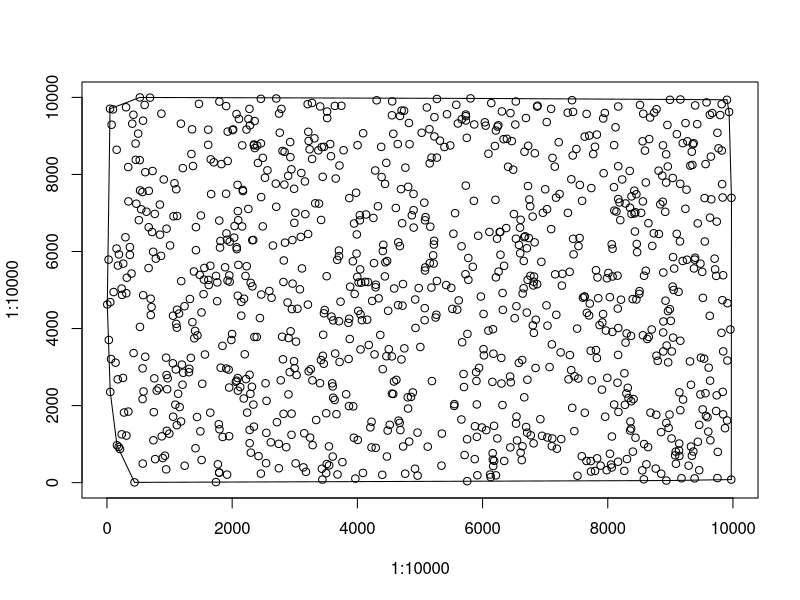

Reproduce this figure in R.
#! /usr/bin/env Rscript
png("convex.png", width=700, height=700)
plot(1:10000, 1:10000, type="n")

#points
points(5,4626)
points(26,5789)
points(30,3703)
points(49,9706)
points(52,2355)
points(53,4685)
points(65,3208)
points(74,9291)
points(96,9689)
points(106,4947)
points(137,3114)
points(153,6076)
points(155,8641)
points(160,970)
points(172,2681)
points(176,5635)
points(187,927)
points(191,5925)
points(207,872)
points(234,5036)
points(236,1254)
points(241,4874)
points(256,2718)
points(260,5685)
points(272,1820)
points(295,6370)
points(305,9744)
points(309,4917)
points(310,1221)
points(317,5320)
points(339,8192)
points(342,1844)
points(343,7301)
points(366,5912)
points(366,6114)
points(392,5427)
points(404,9318)
points(422,9550)
points(425,3363)
points(440,7)
points(457,8802)
points(460,8380)
points(469,7240)
points(498,9060)
points(509,6813)
points(523,8372)
points(525,9999)
points(527,4043)
points(529,7586)
points(547,7095)
points(567,7543)
points(569,2966)
points(569,2169)
points(572,494)
points(576,9396)
points(578,4866)
points(584,2367)
points(602,9804)
points(611,3268)
points(612,8059)
points(630,7033)
points(665,5570)
points(667,6630)
points(668,7573)
points(688,9994)
points(698,4774)
points(700,4350)
points(712,4558)
points(721,6506)
points(728,8090)
points(738,5993)
points(742,1099)
points(748,1829)
points(756,2707)
points(764,6976)
points(770,610)
points(780,5814)
points(795,2390)
points(826,2449)
points(845,7218)
points(847,6437)
points(864,5886)
points(869,9578)
points(875,1202)
points(891,638)
points(907,7870)
points(926,699)
points(944,3244)
points(946,345)
points(952,6592)
points(952,2794)
points(956,1345)
points(961,2425)
points(970,2708)
points(996,1271)
points(1008,6157)
points(1052,3098)
points(1055,4333)
points(1057,1711)
points(1063,6914)
points(1078,7771)
points(1092,2024)
points(1100,2938)
points(1106,4121)
points(1107,7616)
points(1116,4023)
points(1116,1492)
points(1119,4489)
points(1120,6922)
points(1137,2307)
points(1151,4389)
points(1161,1962)
points(1181,9318)
points(1183,1588)
points(1186,5230)
points(1197,3064)
points(1207,2543)
points(1212,8164)
points(1218,2852)
points(1239,4580)
points(1241,439)
points(1310,2866)
points(1315,2957)
points(1325,4768)
points(1340,3239)
points(1349,8531)
points(1359,9171)
points(1365,4166)
points(1374,8218)
points(1389,5482)
points(1395,3747)
points(1408,3939)
points(1414,893)
points(1421,6632)
points(1421,6034)
points(1439,1704)
points(1445,3823)
points(1469,9832)
points(1483,5392)
points(1492,1331)
points(1500,6935)
points(1510,4418)
points(1512,587)
points(1522,2566)
points(1543,4893)
points(1549,5270)
points(1556,5573)
points(1565,3326)
points(1617,9163)
points(1617,8769)
points(1620,5262)
points(1625,5130)
points(1650,1816)
points(1651,5630)
points(1658,8392)
points(1664,7490)
points(1706,8316)
points(1741,14)
points(1742,5367)
points(1760,4710)
points(1762,5198)
points(1772,476)
points(1786,1516)
points(1793,261)
points(1793,259)
points(1794,6803)
points(1796,9891)
points(1797,1385)
points(1806,6102)
points(1812,6272)
points(1816,2983)
points(1828,8269)
points(1845,3551)
points(1848,1185)
points(1887,5590)
points(1903,7499)
points(1904,9775)
points(1906,2963)
points(1909,6470)
points(1918,6305)
points(1919,208)
points(1926,5245)
points(1928,8350)
points(1929,9112)
points(1944,2933)
points(1951,1205)
points(1952,2469)
points(1954,5380)
points(1960,5216)
points(1961,6255)
points(1987,3702)
points(1999,3859)
points(2007,9151)
points(2016,9168)
points(2032,6360)
points(2039,6660)
points(2059,2620)
points(2069,9569)
points(2072,2646)
points(2072,6109)
points(2074,6061)
points(2086,7730)
points(2088,2715)
points(2090,4852)
points(2091,7049)
points(2092,2387)
points(2097,6812)
points(2099,5652)
points(2109,9440)
points(2129,2480)
points(2145,4334)
points(2146,4692)
points(2159,6651)
points(2161,8755)
points(2170,7599)
points(2172,7567)
points(2185,2183)
points(2189,4774)
points(2201,3332)
points(2213,5366)
points(2221,2688)
points(2229,9166)
points(2232,5618)
points(2239,1818)
points(2258,7105)
points(2260,9440)
points(2276,9702)
points(2278,2799)
points(2279,1024)
points(2279,1368)
points(2284,9274)
points(2291,2306)
points(2296,5185)
points(2299,778)
points(2315,2488)
points(2322,6293)
points(2323,5095)
points(2336,6300)
points(2339,2026)
points(2347,1453)
points(2347,8756)
points(2349,8778)
points(2355,3781)
points(2359,9387)
points(2362,8685)
points(2393,3781)
points(2399,8750)
points(2412,8299)
points(2421,688)
points(2443,4273)
points(2458,9963)
points(2459,8806)
points(2459,234)
points(2463,7413)
points(2465,4883)
points(2489,6652)
points(2490,8431)
points(2524,7915)
points(2533,2579)
points(2542,505)
points(2546,1293)
points(2549,2123)
points(2563,8107)
points(2593,4975)
points(2618,1046)
points(2629,4798)
points(2651,6155)
points(2697,7761)
points(2704,7161)
points(2704,9972)
points(2715,1569)
points(2745,1007)
points(2745,373)
points(2749,9579)
points(2760,9084)
points(2776,2656)
points(2787,9702)
points(2798,3788)
points(2804,8610)
points(2811,3201)
points(2819,5209)
points(2821,1785)
points(2825,5767)
points(2834,7737)
points(2837,8587)
points(2844,6229)
points(2864,920)
points(2885,4677)
points(2895,7964)
points(2899,2291)
points(2901,3753)
points(2919,2867)
points(2927,8841)
points(2930,8449)
points(2933,3929)
points(2946,8133)
points(2948,1241)
points(2949,1790)
points(2954,4504)
points(2962,6297)
points(2965,5166)
points(2988,3152)
points(2989,7628)
points(2993,6743)
points(2997,2969)
points(3010,7006)
points(3014,500)
points(3020,3660)
points(3029,2793)
points(3042,4514)
points(3082,5018)
points(3096,6379)
points(3104,8038)
points(3115,5561)
points(3138,396)
points(3152,1282)
points(3162,7818)
points(3168,6969)
points(3178,281)
points(3206,9825)
points(3210,4622)
points(3213,6454)
points(3216,9107)
points(3222,8870)
points(3222,2890)
points(3237,8653)
points(3245,1169)
points(3255,2946)
points(3275,9857)
points(3277,8402)
points(3282,2655)
points(3285,973)
points(3314,8938)
points(3327,7251)
points(3342,1625)
points(3376,8625)
points(3387,7243)
points(3403,2581)
points(3406,9766)
points(3419,3182)
points(3421,6819)
points(3431,8711)
points(3433,360)
points(3441,80)
points(3446,7939)
points(3448,3293)
points(3454,3839)
points(3463,3086)
points(3466,4395)
points(3467,8717)
points(3478,4481)
points(3501,245)
points(3503,1801)
points(3510,5359)
points(3512,483)
points(3516,9633)
points(3518,9463)
points(3546,941)
points(3549,448)
points(3565,8789)
points(3578,8474)
points(3586,4310)
points(3597,2578)
points(3606,2498)
points(3606,677)
points(3614,2203)
points(3614,4212)
points(3637,2146)
points(3640,9780)
points(3646,3351)
points(3654,7894)
points(3666,1777)
points(3678,5783)
points(3683,212)
points(3705,6025)
points(3706,4190)
points(3707,5880)
points(3714,8232)
points(3716,3133)
points(3731,4697)
points(3744,9782)
points(3761,533)
points(3780,8629)
points(3821,2294)
points(3857,4149)
points(3860,3210)
points(3866,1986)
points(3869,4254)
points(3871,7385)
points(3879,3729)
points(3885,5086)
points(3928,5746)
points(3934,1980)
points(3944,1166)
points(3948,6727)
points(3957,4899)
points(3968,105)
points(3980,7525)
points(3987,5946)
points(3991,6443)
points(3999,5341)
points(4003,8760)
points(4007,1107)
points(4014,4458)
points(4020,5197)
points(4040,6943)
points(4040,6809)
points(4045,5536)
points(4050,4369)
points(4050,3457)
points(4061,5191)
points(4072,4217)
points(4089,252)
points(4092,9070)
points(4124,5212)
points(4138,6961)
points(4157,4229)
points(4169,5205)
points(4182,3573)
points(4208,1434)
points(4226,1581)
points(4226,914)
points(4237,4716)
points(4256,6871)
points(4266,5698)
points(4274,3328)
points(4286,8103)
points(4291,5071)
points(4293,904)
points(4295,5137)
points(4308,9925)
points(4329,7174)
points(4340,4784)
points(4366,3834)
points(4381,8716)
points(4387,7933)
points(4398,203)
points(4405,2946)
points(4407,6011)
points(4414,6175)
points(4439,5354)
points(4442,7754)
points(4447,5720)
points(4462,8301)
points(4464,3281)
points(4472,678)
points(4475,5754)
points(4484,1351)
points(4492,4461)
points(4502,3464)
points(4517,1501)
points(4551,3277)
points(4552,9536)
points(4553,2311)
points(4556,9897)
points(4573,2301)
points(4574,9056)
points(4585,2625)
points(4588,5040)
points(4614,7130)
points(4623,2669)
points(4645,8788)
points(4651,4608)
points(4654,6239)
points(4659,1610)
points(4676,1552)
points(4679,6140)
points(4681,9518)
points(4687,1364)
points(4697,7619)
points(4704,3198)
points(4707,9659)
points(4715,6733)
points(4721,4594)
points(4729,5155)
points(4731,939)
points(4746,9654)
points(4750,3486)
points(4764,231)
points(4767,8177)
points(4805,2215)
points(4810,1924)
points(4812,7679)
points(4824,9336)
points(4828,1066)
points(4833,8786)
points(4857,2225)
points(4870,6940)
points(4886,2342)
points(4897,7495)
points(4898,7073)
points(4899,6621)
points(4921,361)
points(4924,4754)
points(4929,4016)
points(4961,1299)
points(4962,182)
points(4980,5050)
points(5006,3521)
points(5027,9082)
points(5069,7267)
points(5075,4217)
points(5076,4529)
points(5080,5506)
points(5080,6810)
points(5085,5587)
points(5089,6891)
points(5110,9739)
points(5124,934)
points(5151,9175)
points(5155,8288)
points(5157,5699)
points(5165,6644)
points(5183,5064)
points(5184,8436)
points(5191,2636)
points(5211,5901)
points(5218,5688)
points(5222,6181)
points(5226,6278)
points(5230,8987)
points(5231,9487)
points(5250,4286)
points(5262,4358)
points(5270,8437)
points(5271,9960)
points(5271,5235)
points(5319,8877)
points(5344,441)
points(5350,1273)
points(5391,8712)
points(5418,5129)
points(5432,9562)
points(5484,8753)
points(5500,5055)
points(5517,4510)
points(5534,6461)
points(5547,1991)
points(5549,2038)
points(5561,6995)
points(5580,9809)
points(5595,4490)
points(5606,9323)
points(5619,4731)
points(5662,1639)
points(5664,6135)
points(5668,9434)
points(5674,3643)
points(5696,2820)
points(5704,2481)
points(5713,717)
points(5727,5410)
points(5732,9555)
points(5732,7710)
points(5733,9512)
points(5734,9400)
points(5748,8951)
points(5753,1126)
points(5755,38)
points(5758,3860)
points(5772,5831)
points(5773,5264)
points(5807,9974)
points(5844,5603)
points(5861,7315)
points(5867,9298)
points(5875,610)
points(5879,1464)
points(5897,2868)
points(5902,2639)
points(5908,2030)
points(5909,1189)
points(5917,191)
points(5930,6409)
points(5944,2979)
points(5973,4831)
points(5990,1432)
points(6015,3464)
points(6016,4379)
points(6022,3303)
points(6036,9354)
points(6049,9267)
points(6059,1362)
points(6093,3945)
points(6094,8538)
points(6109,6508)
points(6121,210)
points(6129,143)
points(6139,9852)
points(6157,2615)
points(6161,765)
points(6164,598)
points(6166,3982)
points(6170,429)
points(6173,3346)
points(6184,1475)
points(6185,567)
points(6197,8739)
points(6206,7341)
points(6213,5328)
points(6213,9140)
points(6214,189)
points(6231,6332)
points(6236,1147)
points(6238,9242)
points(6251,9276)
points(6256,5478)
points(6274,6508)
points(6283,6508)
points(6286,5916)
points(6299,3237)
points(6302,2573)
points(6309,9636)
points(6318,2014)
points(6320,4923)
points(6324,4485)
points(6336,8915)
points(6344,5629)
points(6346,563)
points(6378,6608)
points(6389,8924)
points(6408,8199)
points(6440,2755)
points(6443,915)
points(6445,9592)
points(6451,2603)
points(6466,8866)
points(6489,8124)
points(6501,6972)
points(6513,4269)
points(6523,9296)
points(6531,9894)
points(6533,6332)
points(6535,1531)
points(6541,4580)
points(6542,1716)
points(6551,1096)
points(6580,3107)
points(6582,6170)
points(6598,6619)
points(6602,5954)
points(6608,6823)
points(6608,779)
points(6626,584)
points(6633,3184)
points(6638,944)
points(6640,4907)
points(6656,5046)
points(6658,5754)
points(6665,6371)
points(6666,2215)
points(6670,8590)
points(6680,6395)
points(6693,9465)
points(6696,1444)
points(6707,4414)
points(6708,6084)
points(6712,1297)
points(6716,2671)
points(6720,5264)
points(6726,7701)
points(6729,8743)
points(6738,6350)
points(6747,7351)
points(6761,7173)
points(6764,5368)
points(6770,1228)
points(6800,6907)
points(6803,4084)
points(6811,5119)
points(6815,1020)
points(6818,5215)
points(6819,3887)
points(6821,5349)
points(6831,6237)
points(6835,8550)
points(6847,2976)
points(6850,4229)
points(6872,9762)
points(6872,5151)
points(6878,9785)
points(6923,1647)
points(6939,5732)
points(6950,1216)
points(6964,7005)
points(7001,7615)
points(7021,4601)
points(7025,9359)
points(7030,7098)
points(7035,1172)
points(7037,4076)
points(7070,3000)
points(7095,9703)
points(7096,6581)
points(7107,947)
points(7107,3589)
points(7113,1146)
points(7117,8430)
points(7154,8204)
points(7160,5407)
points(7174,7397)
points(7178,4357)
points(7187,880)
points(7217,8837)
points(7230,7493)
points(7247,3381)
points(7257,1131)
points(7267,5115)
points(7276,5421)
points(7360,9603)
points(7363,7003)
points(7373,2681)
points(7391,5472)
points(7395,3312)
points(7416,2920)
points(7418,7875)
points(7429,9927)
points(7432,1942)
points(7440,8492)
points(7445,9625)
points(7446,6329)
points(7454,5926)
points(7466,1337)
points(7468,2763)
points(7499,8661)
points(7510,3998)
points(7516,179)
points(7529,2702)
points(7532,6140)
points(7550,6351)
points(7554,7728)
points(7585,686)
points(7590,7315)
points(7603,4802)
points(7627,4826)
points(7630,4829)
points(7632,8982)
points(7633,1814)
points(7660,563)
points(7662,9572)
points(7666,4408)
points(7702,4340)
points(7704,9009)
points(7713,4648)
points(7728,559)
points(7728,3423)
points(7732,288)
points(7737,7646)
points(7746,2655)
points(7768,8528)
points(7796,8719)
points(7797,303)
points(7811,3441)
points(7812,5514)
points(7826,9036)
points(7826,3235)
points(7830,630)
points(7836,5327)
points(7848,4787)
points(7869,4090)
points(7886,441)
points(7907,2414)
points(7913,4158)
points(7925,4376)
points(7927,9453)
points(7934,8032)
points(7953,9596)
points(7959,1712)
points(7971,3948)
points(7983,323)
points(7987,5303)
points(7992,2720)
points(8010,5443)
points(8033,4815)
points(8035,750)
points(8052,469)
points(8063,393)
points(8063,6186)
points(8066,1198)
points(8074,3913)
points(8076,6071)
points(8077,5351)
points(8099,7670)
points(8102,2028)
points(8102,8762)
points(8105,7062)
points(8124,9224)
points(8138,7037)
points(8156,5373)
points(8156,2594)
points(8160,4518)
points(8165,543)
points(8165,3316)
points(8167,7361)
points(8167,8214)
points(8167,9764)
points(8168,4013)
points(8170,1835)
points(8188,7273)
points(8200,6814)
points(8211,4749)
points(8230,7870)
points(8264,305)
points(8266,2839)
points(8275,2020)
points(8284,3635)
points(8284,7247)
points(8298,2315)
points(8302,3873)
points(8307,613)
points(8320,2461)
points(8331,2196)
points(8351,8092)
points(8355,7138)
points(8359,1351)
points(8362,1586)
points(8372,3809)
points(8373,2112)
points(8373,1403)
points(8379,7431)
points(8379,6976)
points(8398,4764)
points(8401,805)
points(8412,2168)
points(8424,7579)
points(8427,6989)
points(8434,6519)
points(8440,7019)
points(8443,1166)
points(8457,7486)
points(8457,4755)
points(8463,6196)
points(8469,5982)
points(8503,4899)
points(8507,4971)
points(8515,9805)
points(8533,7004)
points(8551,318)
points(8557,8860)
points(8561,3825)
points(8561,7300)
points(8567,9577)
points(8576,86)
points(8580,5370)
points(8581,1001)
points(8594,8619)
points(8608,5501)
points(8608,7791)
points(8618,475)
points(8631,3728)
points(8644,921)
points(8649,6734)
points(8655,3783)
points(8662,8918)
points(8676,9477)
points(8682,1817)
points(8702,3976)
points(8711,6145)
points(8735,6472)
points(8741,9605)
points(8766,365)
points(8775,1762)
points(8778,3295)
points(8779,9694)
points(8798,3161)
points(8812,8098)
points(8816,6455)
points(8839,7224)
points(8852,1311)
points(8853,232)
points(8871,7969)
points(8879,7292)
points(8882,8756)
points(8885,3898)
points(8887,3406)
points(8887,5454)
points(8889,4184)
points(8918,7030)
points(8923,4723)
points(8933,7790)
points(8933,8523)
points(8935,1551)
points(8936,54)
points(8941,3559)
points(8953,9284)
points(8959,8207)
points(8963,4453)
points(8965,3123)
points(8972,1420)
points(8986,1768)
points(8992,4503)
points(8993,9938)
points(9007,4200)
points(9019,1146)
points(9023,3406)
points(9037,5089)
points(9038,7909)
points(9043,5854)
points(9044,3765)
points(9052,5001)
points(9061,5557)
points(9076,708)
points(9086,804)
points(9089,490)
points(9102,6459)
points(9104,9045)
points(9131,4953)
points(9138,833)
points(9142,1015)
points(9144,693)
points(9144,2344)
points(9153,6262)
points(9157,7758)
points(9159,3683)
points(9159,1880)
points(9160,9946)
points(9178,114)
points(9197,5754)
points(9198,8812)
points(9203,2156)
points(9240,7108)
points(9242,9333)
points(9258,7605)
points(9265,5786)
points(9272,8861)
points(9292,441)
points(9313,3146)
points(9319,8229)
points(9329,2540)
points(9329,936)
points(9342,8590)
points(9344,698)
points(9352,8248)
points(9358,8783)
points(9367,807)
points(9372,8811)
points(9377,5560)
points(9387,110)
points(9389,5789)
points(9395,5839)
points(9396,9792)
points(9429,9306)
points(9437,6730)
points(9439,1061)
points(9461,322)
points(9461,1500)
points(9480,2290)
points(9480,5685)
points(9488,3244)
points(9509,5471)
points(9516,1900)
points(9520,4797)
points(9539,3217)
points(9547,7387)
points(9550,6260)
points(9561,2319)
points(9563,8269)
points(9568,1734)
points(9578,9870)
points(9593,1696)
points(9606,1325)
points(9612,2984)
points(9629,4331)
points(9631,9549)
points(9634,6879)
points(9635,2647)
points(9639,1099)
points(9647,8463)
points(9654,7354)
points(9668,9593)
points(9707,5814)
points(9715,5537)
points(9731,1860)
points(9732,5367)
points(9740,2266)
points(9741,6776)
points(9752,118)
points(9752,9081)
points(9757,798)
points(9770,8678)
points(9796,9542)
points(9816,3889)
points(9819,9824)
points(9822,8621)
points(9827,7749)
points(9831,4737)
points(9835,7401)
points(9837,2357)
points(9843,5384)
points(9843,1773)
points(9844,3407)
points(9873,1413)
points(9904,9938)
points(9906,1615)
points(9911,3170)
points(9913,4657)
points(9938,9622)
points(9959,3975)
points(9973,79)
points(9976,7392)

#line segments
segments(5,4626,49,9706)
segments(49,9706,525,9999)
segments(525,9999,5807,9974)
segments(5807,9974,9160,9946)
segments(9160,9946,9904,9938)
segments(9904,9938,9938,9622)
segments(9938,9622,9976,7392)
segments(9976,7392,9973,79)
segments(9973,79,8936,54)
segments(8936,54,1741,14)
segments(1741,14,440,7)
segments(440,7,160,970)
segments(160,970,52,2355)
segments(52,2355,5,4626)
dev.off()
